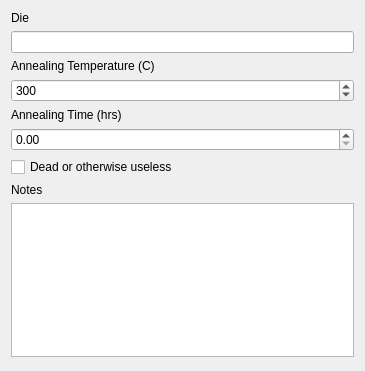
<?xml version="1.0" encoding="UTF-8"?>
<ui version="4.0">
 <class>Form</class>
 <widget class="QWidget" name="Form">
  <property name="geometry">
   <rect>
    <x>0</x>
    <y>0</y>
    <width>365</width>
    <height>371</height>
   </rect>
  </property>
  <property name="sizePolicy">
   <sizepolicy hsizetype="Expanding" vsizetype="Expanding">
    <horstretch>0</horstretch>
    <verstretch>0</verstretch>
   </sizepolicy>
  </property>
  <property name="windowTitle">
   <string>Form</string>
  </property>
  <layout class="QVBoxLayout" name="verticalLayout">
   <item>
    <widget class="QLabel" name="label">
     <property name="text">
      <string>Die</string>
     </property>
     <property name="alignment">
      <set>Qt::AlignLeading|Qt::AlignLeft|Qt::AlignVCenter</set>
     </property>
    </widget>
   </item>
   <item>
    <widget class="QLineEdit" name="dieName">
     <property name="readOnly">
      <bool>true</bool>
     </property>
    </widget>
   </item>
   <item>
    <widget class="QLabel" name="label_2">
     <property name="text">
      <string>Annealing Temperature (C)</string>
     </property>
     <property name="alignment">
      <set>Qt::AlignLeading|Qt::AlignLeft|Qt::AlignVCenter</set>
     </property>
    </widget>
   </item>
   <item>
    <widget class="QDoubleSpinBox" name="dieAnnealTemp">
     <property name="decimals">
      <number>0</number>
     </property>
     <property name="maximum">
      <double>1000.000000000000000</double>
     </property>
     <property name="singleStep">
      <double>50.000000000000000</double>
     </property>
     <property name="value">
      <double>300.000000000000000</double>
     </property>
    </widget>
   </item>
   <item>
    <widget class="QLabel" name="label_4">
     <property name="text">
      <string>Annealing Time (hrs)</string>
     </property>
     <property name="alignment">
      <set>Qt::AlignLeading|Qt::AlignLeft|Qt::AlignVCenter</set>
     </property>
    </widget>
   </item>
   <item>
    <widget class="QDoubleSpinBox" name="dieAnnealTime">
     <property name="singleStep">
      <double>0.500000000000000</double>
     </property>
    </widget>
   </item>
   <item>
    <widget class="QCheckBox" name="dieDead">
     <property name="text">
      <string>Dead or otherwise useless</string>
     </property>
    </widget>
   </item>
   <item>
    <widget class="QLabel" name="label_3">
     <property name="text">
      <string>Notes</string>
     </property>
     <property name="alignment">
      <set>Qt::AlignLeading|Qt::AlignLeft|Qt::AlignVCenter</set>
     </property>
    </widget>
   </item>
   <item>
    <widget class="QTextEdit" name="dieNotes"/>
   </item>
   <item>
    <spacer name="verticalSpacer">
     <property name="orientation">
      <enum>Qt::Vertical</enum>
     </property>
     <property name="sizeHint" stdset="0">
      <size>
       <width>20</width>
       <height>40</height>
      </size>
     </property>
    </spacer>
   </item>
  </layout>
 </widget>
 <resources/>
 <connections/>
</ui>
